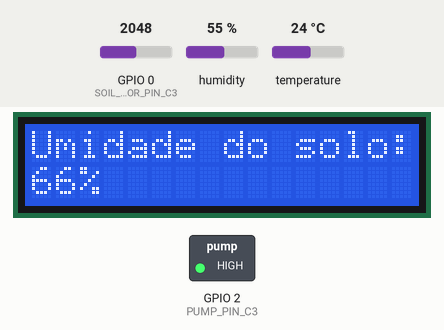
Simulated run of this program. Board: Seeed XIAO ESP32-C3. Parts: 16×2 character LCD, switched loads named in the program (green lamp = pin HIGH). The inputs (shaded band) are chosen by the test bench; at power-on: GPIO 0 (SOIL_SENSOR_PIN_C3) = 2048, humidity 55 %, temperature 24 °C. What the program prints to the serial monitor is not drawn.

Above: at 7.2 s.
7.3 s: GPIO 0 (SOIL_SENSOR_PIN_C3) set to 1855
At 17.6 s:
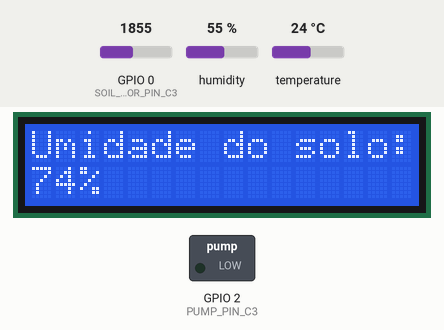
19.4 s: GPIO 0 (SOIL_SENSOR_PIN_C3) set to 1790
At 29.3 s:
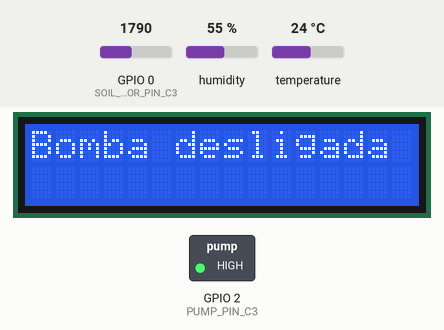
33.4 s: humidity set to 22 %
At 44.2 s:
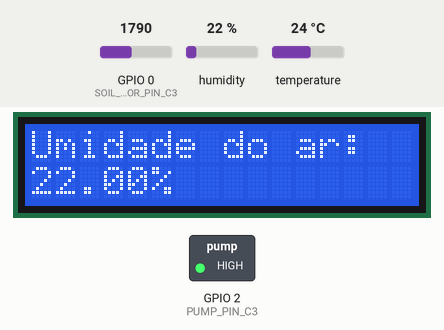
47.4 s: temperature set to 12 °C
At 52.4 s:
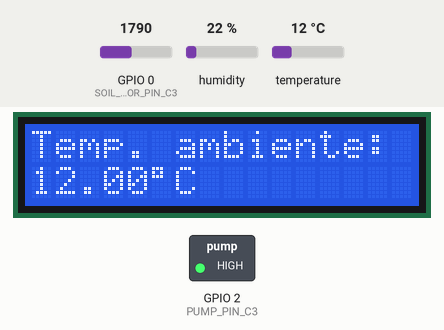
54.6 s: humidity set to 40 %
At 64.1 s:
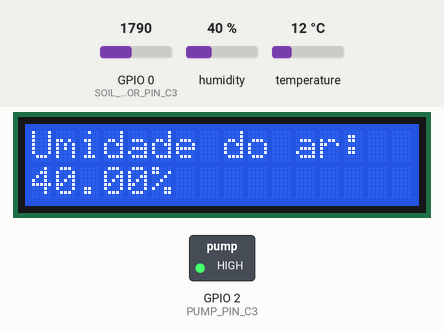
68.6 s: GPIO 0 (SOIL_SENSOR_PIN_C3) set to 2040
At 80.2 s:
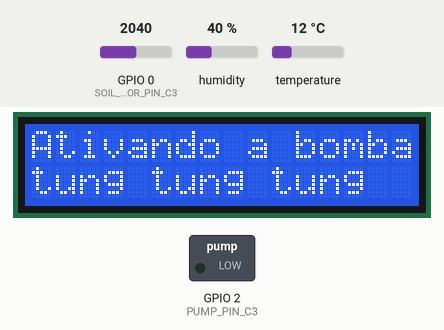
Timing chart, 0 to 81.7 s (numbered marks = the images above; inputs shaded):
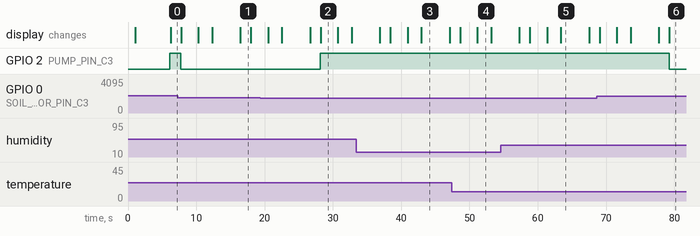

The program:

main.cpp
```cpp
/**
 * Project: Automatic Irrigation System with Enviroment Monitoring
 *
 * Description:
 * This program reads soil moisture and automatically triggers a water pump
 * if the soil is dry. It also monitors the ambient temperature and humidity
 * using DHT11 sensor.
 *
 * Author: Pedro Henrique Silveira Abdala Mamud
 * Date: 10/05/2025
 */

#include "setup.hpp"

void setup() {
  Serial.begin(9600);
  delay(1000);

  set_up();
}

void loop() {
  //ReadMoisture();

  handlePump();
  delay(1500);
  tempAndHumidity();
}

//===================== TASKS ========================

// void taskHandlePump(void *pvParameters) {
//   while (true) {
//     handlePump();
//   }
// }

// void taskReadTempHumidity(void *pvParameters) {
//   while (true) {
//     tempAndHumidity();
//     vTaskDelay(pdMS_TO_TICKS(2000)); // Espera 2s antes de próxima leitura
//   }
// }
```

SoilMoisture.hpp
```cpp
#ifndef _INCLUDE_SOIL_MOISTURE_
#define _INCLUDE_SOIL_MOISTURE_

#include <Arduino.h>
#include "display.hpp"

#define SOIL_SENSOR_PIN_DEVKIT 4 // D4
#define SOIL_SENSOR_PIN_C3 0
#define THRESHOLD 2000 // @TODO Change this during calibration

int sensorValue = 0;


int ReadMoisture() {

  long average = 0;
  for(int i = 0; i <= 10; i++){
    average += sensorValue = analogRead(SOIL_SENSOR_PIN_C3);
    delay(10);
  }

  sensorValue = average/10;

  // valores de calibração
  int wet_value = 1300;
  int dry_value = 4095;

  // garantir que o valor esteja dentro dos limites
  sensorValue = constrain(sensorValue, wet_value, dry_value);

  // converter para porcentagem (0% seco, 100% molhado)
  int umidade_percentual = map(sensorValue, wet_value, dry_value, 100, 0);

  lcd.clear();
  lcd.setCursor(0,0);
  lcd.print("Umidade do solo: ");
  lcd.setCursor(0,1);
  lcd.print(umidade_percentual);
  lcd.print("%");
  delay(1000);

  Serial.print("UMILDADE DO SOLO: ");
  Serial.print(umidade_percentual);
  Serial.println("%");

  delay(500);

  return sensorValue;
}

#endif //_INCLUDE_TEMP_HUMIDITY_SENSOR_
```

TempHumiditySensor.hpp
```cpp
#ifndef _INCLUDE_TEMP_HUMIDITY_SENSOR_
#define _INCLUDE_TEMP_HUMIDITY_SENSOR_

#include <DHTesp.h>
#include "display.hpp"
// consedering that we will use DHT11
DHTesp dht;


#define DHT_PIN_ESP32 5
#define DHT_PIN_C3 1

void ReadHumidity() {
    float humidity = dht.getHumidity();
    lcd.clear();
    lcd.setCursor(0,0);
    lcd.print("Umidade: ");
    lcd.print(humidity);
    lcd.print("%");
    delay(1000);
    Serial.print("Umidade: ");
    Serial.print(humidity);
    Serial.println(" %");
    delay(2000);
}

void ReadTemperature() {
    float temp = dht.getTemperature();
    lcd.clear();
    lcd.setCursor(0,0);
    lcd.print("temperature: ");
    lcd.print(temp);
    lcd.print(" °C");
    delay(1000);
    Serial.print("Temperatura: ");
    Serial.print(temp);
    Serial.println(" °C");
    delay(2000);
}

float temperature = 0.0;
float humidity = 0.0;

void tempAndHumidity() {

    TempAndHumidity data = dht.getTempAndHumidity();
    temperature = data.temperature;
    humidity = data.humidity;

    if (isnan(data.temperature) || isnan(data.humidity)) {
        Serial.println("Falha ao ler do sensor DHT!");
    } else {
        lcd.clear();
        lcd.setCursor(0,0);
        lcd.print("Temp. ambiente: ");
        lcd.setCursor(0,1);
        lcd.print(temperature);
        lcd.print((char)223);
        lcd.print("C");
        delay(2000);


        // Serial.print("Temperatura: ");
        // Serial.print(temperature);
        // Serial.println(" °C");

        lcd.clear();
        lcd.setCursor(0,0);
        lcd.print("Umidade do ar: ");
        lcd.setCursor(0,1);
        lcd.print(humidity);
        lcd.print("%");
        delay(2000);

        // Serial.print("Umidade: ");
        // Serial.print(humidity);
        // Serial.println(" %");
    }

    delay(2000);
}

#endif //_INCLUDE_TEMP_HUMIDITY_SENSOR_
```

display.hpp
```cpp
#ifndef _INCLUDE_DISPLAY
#define _INCLUDE_DISPLAY

#include <LiquidCrystal_I2C.h>
#include <Wire.h>

#define SDA_PIN 8
#define SCL_PIN 9
#define lcdColumns 16
#define lcdRows 2

LiquidCrystal_I2C lcd(0x27, lcdColumns, lcdRows);

void displayConfig() {
  Wire.begin(SDA_PIN, SCL_PIN);
  lcd.init();
  lcd.backlight();
}


#endif
```

pumpWater.hpp
```cpp
#ifndef _INCLUDE_PUMP_WATER
#define _INCLUDE_PUMP_WATER

#include "SoilMoisture.hpp"
#include "display.hpp"

#define PUMP_PIN_DEVKIT 23 // PARA O ESP32DEVKIT
#define PUMP_PIN_C3 2  //ESP32 C3 SUPERMINI

void handlePump() {
    ReadMoisture();

    if (sensorValue <= THRESHOLD) {
        digitalWrite(PUMP_PIN_C3, HIGH);
        lcd.clear();
        lcd.setCursor(0,0);
        lcd.print("Bomba desligada");
        delay(1000);
        //Serial.println("Solo seco → Bomba Desligada.");

    } else if (sensorValue >= THRESHOLD) {
        digitalWrite(PUMP_PIN_C3, LOW);
        lcd.clear();
        lcd.setCursor(0,0);
        lcd.print("Ativando a bomba");
        lcd.setCursor(0,1);
        lcd.print("tung tung tung");
        delay(1000);
        //Serial.println("Solo molhado → Ativando a bomba.");
    }
}


#endif // _INCLUDE_PUMP_WATER
```

setup.hpp
```cpp
#ifndef _INCLUDE_SETUP
#define _INCLUDE_SETUP

#include <Arduino.h>
#include "TempHumiditySensor.hpp"
#include "SoilMoisture.hpp"
#include "pumpWater.hpp"
#include "wifi.hpp"
#include "display.hpp"

// void taskHandlePump(void *pvParameters);
// void taskReadTempHumidity(void *pvParameters);

void set_up() {

  //wifiConnect();


  displayConfig();
  lcd.clear();
  lcd.setCursor(0,0);
  lcd.print("Ahla wa sahla!");
  lcd.setCursor(0,1);
  lcd.print("Salaamu aleikum");
  delay(5000);

  pinMode(PUMP_PIN_C3, OUTPUT);
  digitalWrite(PUMP_PIN_C3, HIGH);

  dht.setup(DHT_PIN_C3, DHTesp::DHT11);
  analogSetAttenuation(ADC_11db);

  // // Criação das tasks
  // xTaskCreatePinnedToCore(
  //   taskHandlePump,         // função
  //   "Pump Control Task",    // nome
  //   2048,                   // stack size
  //   NULL,                   // parâmetros
  //   1,                      // prioridade
  //   NULL,                   // task handle
  //   1                       // core (0 ou 1)
  // );

  // xTaskCreatePinnedToCore(
  //   taskReadTempHumidity,
  //   "Temp & Humidity Task",
  //   2048,
  //   NULL,
  //   1,
  //   NULL,
  //   1
  // );
}

#endif // _INCLUDE_SETUP
```

wifi.hpp
```cpp
#ifndef _WIFI_HPP_
#define _WIFI_HPP_

#include <WiFi.h>
#include <WebServer.h>
#include "setup.hpp"

const char* ssid = "APARTAMENTOS";
const char* password = "pousada9988";

// Conecta no Wi-Fi
void wifiConnect() {
    WiFi.begin(ssid, password);
    Serial.println("Conectando ao WiFi...");
    while (WiFi.status() != WL_CONNECTED) {
        delay(200);
        Serial.print(".");
    }

    Serial.println("");
    Serial.println("Conectado ao WiFi!");
    Serial.println("IP: " + WiFi.localIP().toString());

}

#endif // _WIFI_HPP_
```

Measured:
- the behaviour switches between 1820 and 1819 on GPIO 0 (SOIL_SENSOR_PIN_C3) (found by bisection; images 1 and 2)
- after the input at 19.4 s, GPIO 2 (PUMP_PIN_C3): LOW → HIGH after 8.8 s
- after the input at 68.6 s, GPIO 2 (PUMP_PIN_C3): HIGH → LOW after 10.6 s
- what the display in image 1 shows lasts 1.5 s, from 16.5 s to 18.0 s
- what the display in image 2 shows lasts 2.5 s, from 28.2 s to 30.7 s
- what the display in image 3 shows lasts 4.1 s, from 43.0 s to 47.1 s
- what the display in image 4 shows lasts 2.0 s, from 51.2 s to 53.2 s
